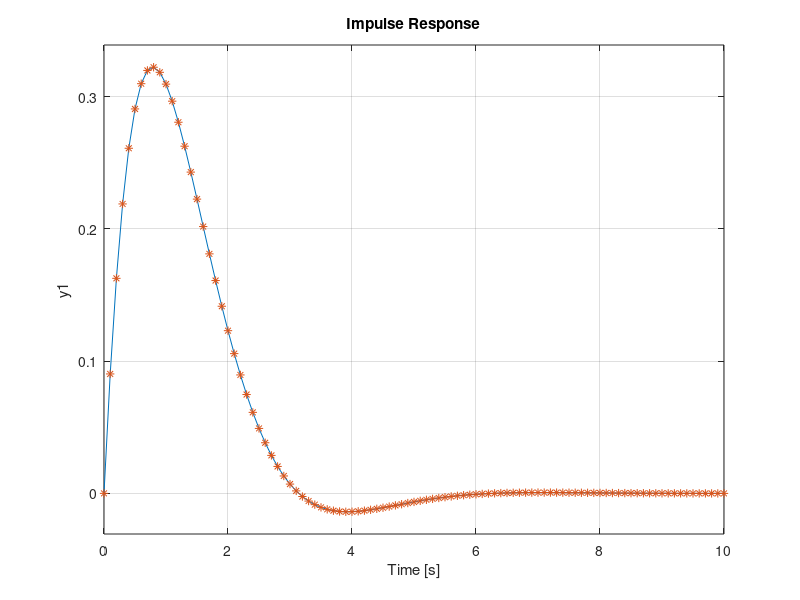
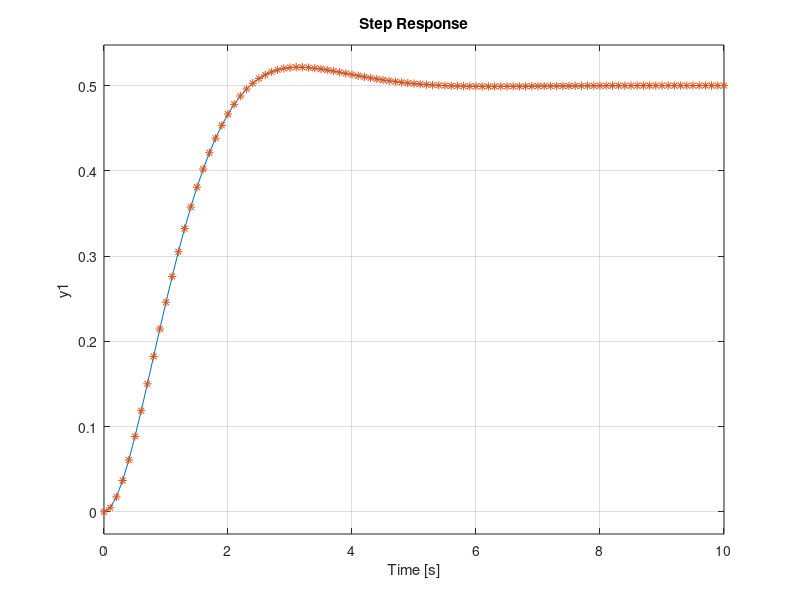

Write MATLAB code to recreate these figures, in order.
sys = tf(1, [1, 2, 2])

t = 0:0.1:10;
yi = exp(-t) .* sin(t);
ys = (1 / 2) .* (1 - exp(-t) .* sin(t) - exp(-t) .* cos(t));

figure, impulse(sys, 10), grid on;
hold on;
plot(t, yi, '*');
hold off;

figure, step(sys, 10), grid on;
hold on;
plot(t, ys, '*');
hold off;